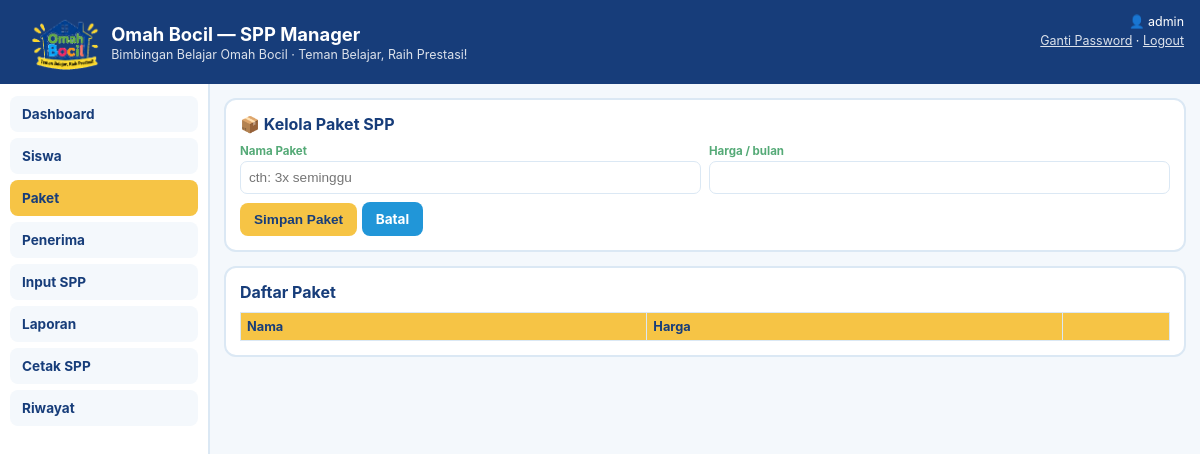
Page /paket (signed in) on the earlier database version.
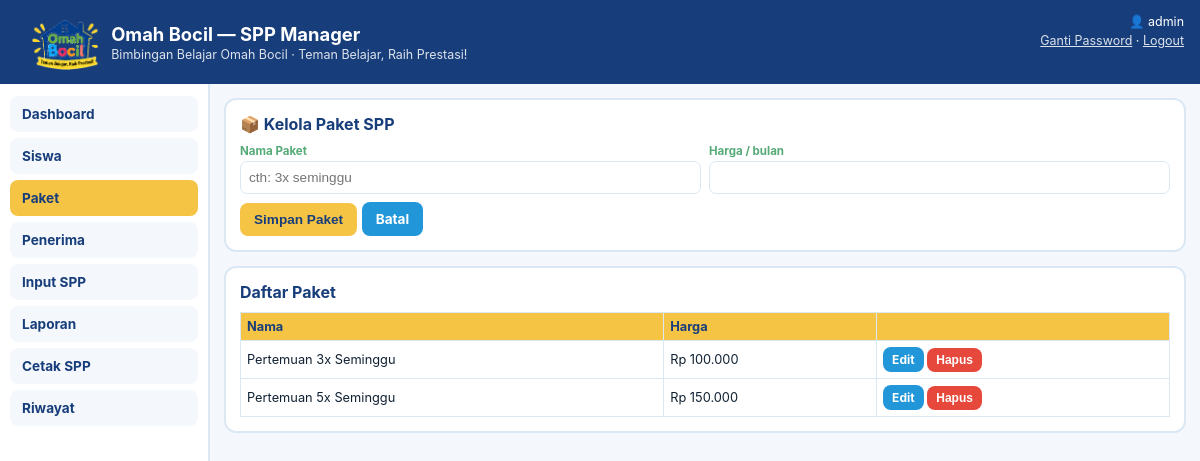
Same page on the later database version.
### tables this page shows
CREATE TABLE packages (
                id INTEGER PRIMARY KEY AUTOINCREMENT,
                name TEXT NOT NULL,
                price INTEGER NOT NULL DEFAULT 0
            );

### app.py (the view)
@app.route("/paket")
@login_required
def paket_list():
    packages = db.get_all_packages()
    edit_id = request.args.get("edit", type=int)
    edit_package = db.get_package(edit_id) if edit_id else None
    return render_template("paket.html", packages=packages, edit_package=edit_package)

### app.py (called while the page is built)
def login_required(view_func):
    @wraps(view_func)
    def wrapper(*args, **kwargs):
        if not session.get("admin_id"):
            return redirect(url_for("login", next=request.path))
        return view_func(*args, **kwargs)
    return wrapper

@app.context_processor
def inject_globals():
    return {
        "MONTHS": MONTHS,
        "active_tab": request.endpoint,
        "current_admin": session.get("admin_username"),
        "today_year": date.today().year,
    }

def fmt_rupiah(n):
    try:
        return "Rp " + "{:,}".format(int(n or 0)).replace(",", ".")
    except (ValueError, TypeError):
        return "Rp 0"

### database.py (called while the page is built)
def get_connection():
    conn = sqlite3.connect(DB_NAME)
    conn.row_factory = sqlite3.Row
    conn.execute("PRAGMA foreign_keys = ON")
    return conn

@contextmanager
def get_cursor(commit=False):
    conn = get_connection()
    cur = conn.cursor()
    try:
        yield cur
        if commit:
            conn.commit()
    finally:
        conn.close()

def get_all_packages():
    with get_cursor() as cur:
        cur.execute("SELECT * FROM packages ORDER BY name")
        return [dict(r) for r in cur.fetchall()]

### templates/paket.html (shortened to what this page needs)
{% extends "base.html" %}
{% block content %}
<div class="card">
  <h2>📦 Kelola Paket SPP</h2>
  <form method="post" action="{{ url_for('paket_save') }}">
    <div class="row">
      <div><label>Nama Paket</label><input name="name" placeholder="cth: 3x seminggu" required value="{{ edit_package.name if edit_package else '' }}"></div>
      <div><label>Harga / bulan</label><input name="price" type="number" required value="{{ edit_package.price if edit_package else '' }}"></div>
    </div>
    <div style="margin-top:8px">
      <button class="btn yellow" type="submit">Simpan Paket</button>
      <a class="btn" href="{{ url_for('paket_list') }}">Batal</a>
    </div>
  </form>
</div>
<div class="card">
  <h2>Daftar Paket</h2>
  <div class="tbl-wrap">
    <table>
      <thead><tr><th>Nama</th><th>Harga</th><th></th></tr></thead>
      <tbody>
        {% for p in packages %}
        <tr>
          <td>{{ p.name }}</td>
          <td>{{ p.price|rupiah }}</td>
          <td>
            <a class="btn small" href="{{ url_for('paket_list', edit=p.id) }}">Edit</a>
            <form method="post" action="{{ url_for('paket_hapus', package_id=p.id) }}" style="display:inline" onsubmit="return confirm('Hapus paket ini? Siswa yang memakainya akan kehilangan referensi paket.');">
              <button class="btn small red" type="submit">Hapus</button>
            </form>
          </td>
        </tr>
        {% endfor %}
      </tbody>
    </table>
  </div>
</div>
{% endblock %}

Differences in the rows shown:
added packages: name "Pertemuan 3x Seminggu", price|rupiah "Rp 100.000"
added packages: name "Pertemuan 5x Seminggu", price|rupiah "Rp 150.000"
